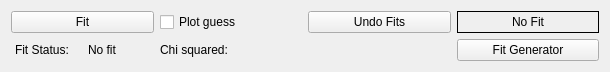
<?xml version="1.0" encoding="UTF-8"?>
<ui version="4.0">
 <class>basic_fitting_widget</class>
 <widget class="QWidget" name="basic_fitting_widget">
  <property name="geometry">
   <rect>
    <x>0</x>
    <y>0</y>
    <width>610</width>
    <height>72</height>
   </rect>
  </property>
  <property name="windowTitle">
   <string>Form</string>
  </property>
  <layout class="QGridLayout" name="gridLayout_3">
   <item row="0" column="0" colspan="2">
    <layout class="QGridLayout" name="gridLayout">
     <item row="4" column="7">
      <widget class="QPushButton" name="fit_generator_button">
       <property name="enabled">
        <bool>true</bool>
       </property>
       <property name="text">
        <string>Fit Generator</string>
       </property>
      </widget>
     </item>
     <item row="0" column="2">
      <widget class="QCheckBox" name="plot_guess_checkbox">
       <property name="text">
        <string>Plot guess</string>
       </property>
      </widget>
     </item>
     <item row="0" column="5">
      <widget class="QPushButton" name="undo_fit_button">
       <property name="text">
        <string>Undo Fits</string>
       </property>
      </widget>
     </item>
     <item row="0" column="1">
      <widget class="QPushButton" name="fit_button">
       <property name="text">
        <string>Fit</string>
       </property>
      </widget>
     </item>
     <item row="0" column="7">
      <widget class="QLabel" name="global_fit_status_label">
       <property name="frameShape">
        <enum>QFrame::Panel</enum>
       </property>
       <property name="text">
        <string>No Fit</string>
       </property>
       <property name="alignment">
        <set>Qt::AlignCenter</set>
       </property>
      </widget>
     </item>
     <item row="4" column="1">
      <widget class="QFrame" name="frame">
       <layout class="QHBoxLayout" name="horizontalLayout">
        <property name="leftMargin">
         <number>4</number>
        </property>
        <property name="topMargin">
         <number>0</number>
        </property>
        <property name="rightMargin">
         <number>0</number>
        </property>
        <property name="bottomMargin">
         <number>0</number>
        </property>
        <item>
         <widget class="QLabel" name="local_fit_status_label">
          <property name="text">
           <string>Fit Status:</string>
          </property>
         </widget>
        </item>
        <item>
         <widget class="QLabel" name="fit_status_success_failure">
          <property name="text">
           <string>No fit</string>
          </property>
         </widget>
        </item>
       </layout>
      </widget>
     </item>
     <item row="4" column="2">
      <widget class="QLabel" name="fit_status_chi_squared">
       <property name="text">
        <string>Chi squared: </string>
       </property>
      </widget>
     </item>
    </layout>
   </item>
  </layout>
  <zorder></zorder>
 </widget>
 <resources/>
 <connections/>
</ui>
